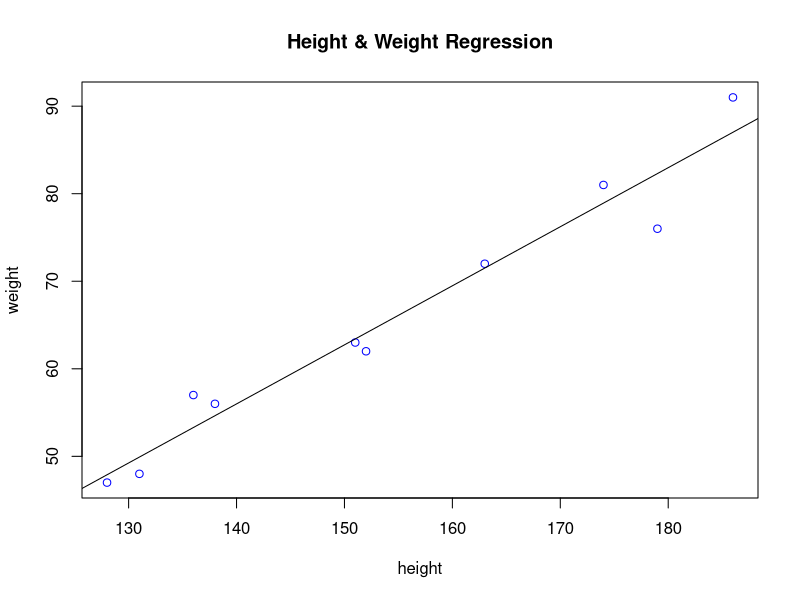
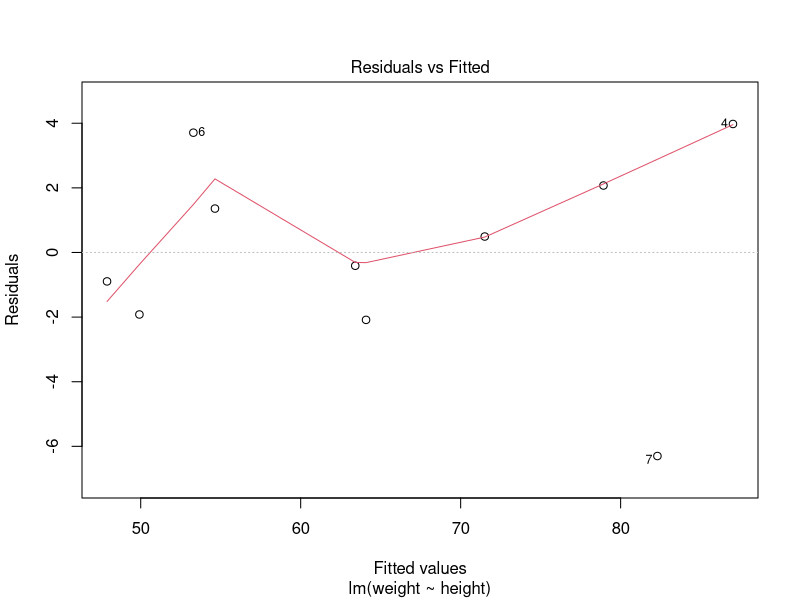
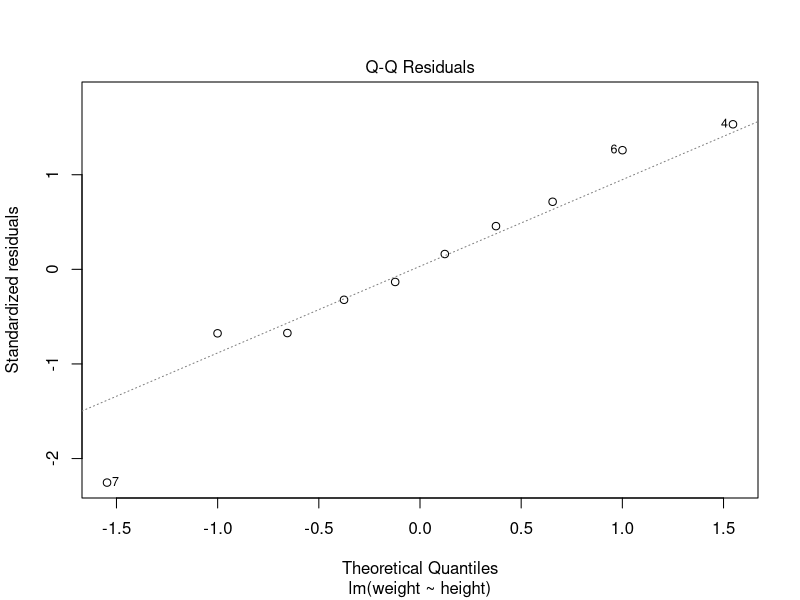
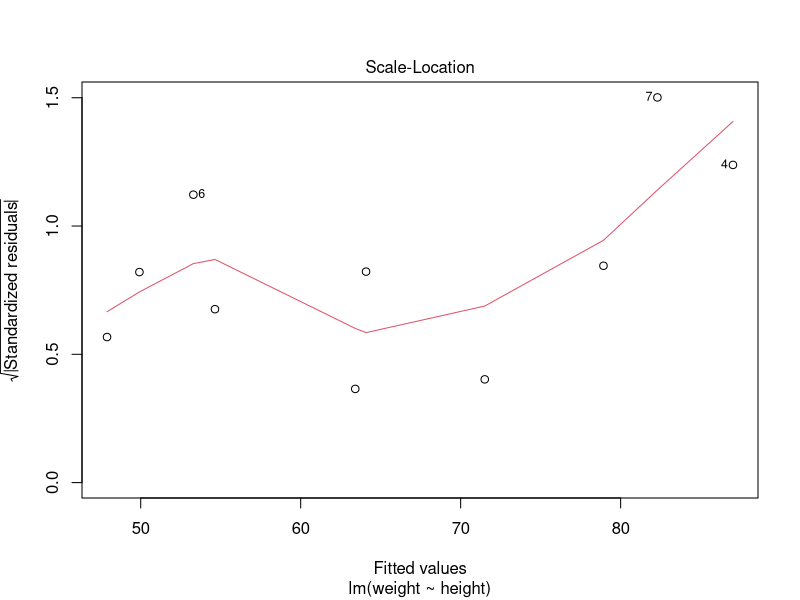
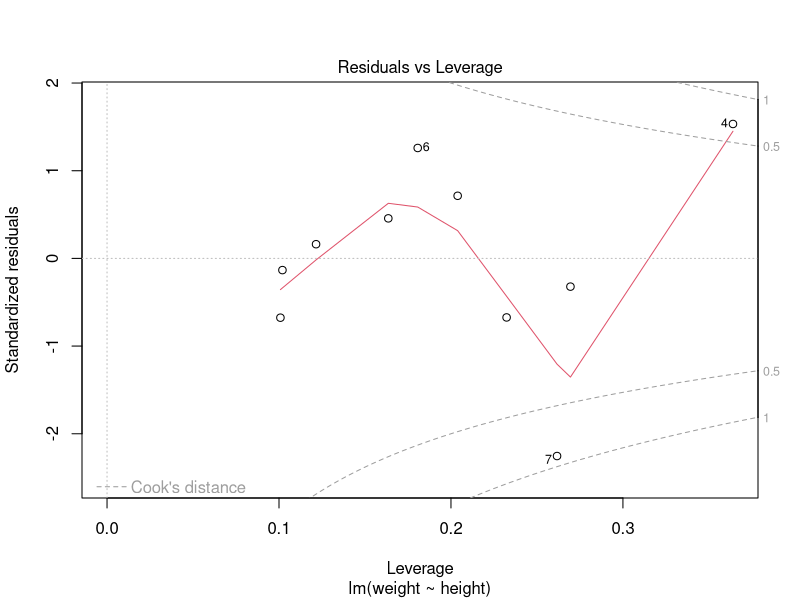

These charts were generated, in order, by the following R code:
library(readr)
height <- c(151, 174, 138, 186, 128, 136, 179, 163, 152, 131) #X
weight <- c(63, 81, 56, 91, 47, 57, 76, 72, 62, 48) #Y

model <- lm(weight~height) 
model # for coefficients
# (Intercept)       height  
#  -38.4551         0.6746  
# Weight = 0.6746*Height-38.4551

summary(model) # for detailed model summary

# To predict weight f         or height = 170
predict_data <- data.frame(height=170)
predict(model,predict_data) # predicted weight = 76.22869

# to plot
plot(height,weight,col = "blue",main = "Height & Weight Regression")
abline(reg=model)

# To get detailed plots for analysis Regression model
plot(model)

# generates 4 plots, analyse each one for understanding regression
# use enter in console window to see each plot one by one

# PLOT 1: Residuals vs fitted: Correlation should be 0 [Linearity assumption]
# PLOT 2: Q-Q plot of residuals: Points should be close to line [normality assumption]
# PLOT 3: Residuals scatter plot: No pattern in points, must be scattered [Homoscedasticity assumption]
# PLOT 4: Cook's distance for residuals: No point beyond 1 (dashed line) [Testing influential observations]

# To remove data and cleaning, use Excel